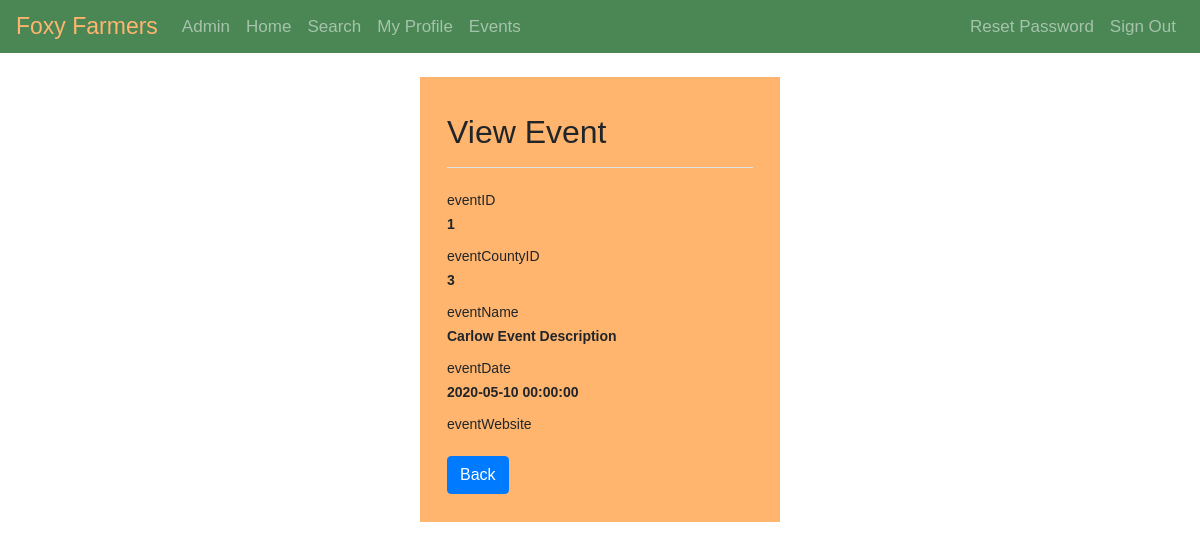
Page /pages/admin/events-read.php?eventID=1 (signed in) on the earlier database version.
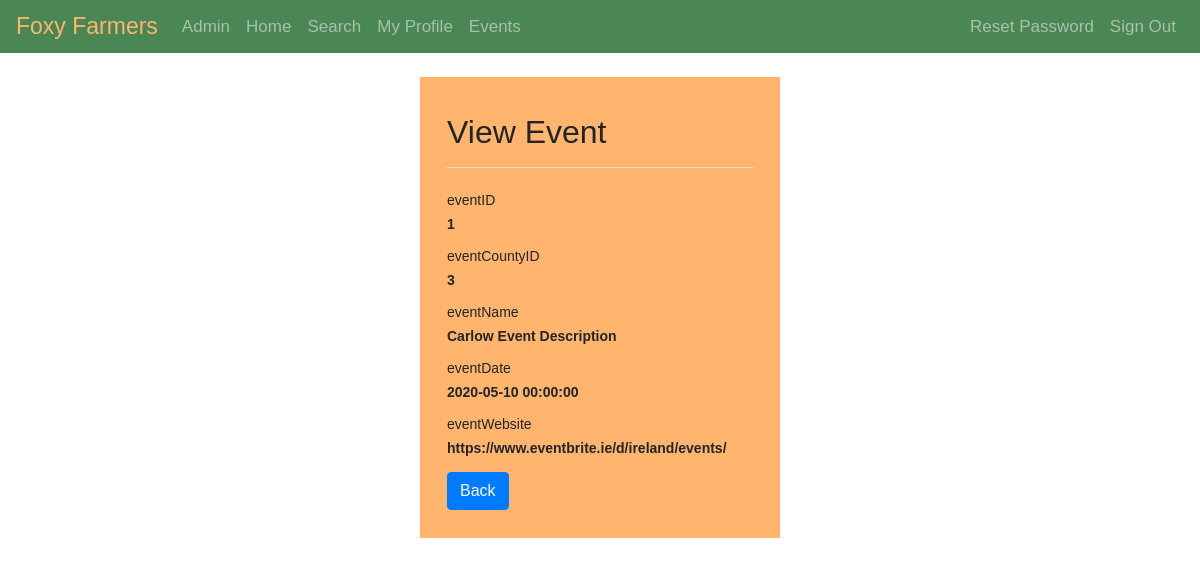
Same page on the later database version.
### tables this page shows
CREATE TABLE events (
  eventID INT NOT NULL,
  eventCountyID INT NOT NULL,
  eventName VARCHAR(128) NOT NULL,
  eventDate DATETIME, 
  eventWebsite VARCHAR(128) NULL DEFAULT "",
  eventPhoto VARCHAR(128) NOT NULL
);

### pages/admin/events-read.php (the view, shortened to what this page needs)
<?php
require_once "../../utilities/config.php";
if(isset($_GET["eventID"]) && !empty(trim($_GET["eventID"]))){
    $sql = "SELECT * FROM events WHERE eventID = ?";
    if($stmt = mysqli_prepare($link, $sql)){
        mysqli_stmt_bind_param($stmt, "i", $param_eventID);
        if(mysqli_stmt_execute($stmt)){
            $result = mysqli_stmt_get_result($stmt);
            if(mysqli_num_rows($result) == 1){
                $row = mysqli_fetch_array($result, MYSQLI_ASSOC);
            } else{
                header("location: admin-error.php");
                exit();
            }
        } else{
            echo "Oops! Something went wrong. Please try again later.";
        }
    }
} else{
    header("location: admin-error.php");
    exit();
}
?>
    <div class="wrapper wrapper-admin-narrow">
        <div class="container-fluid">
            <div class="row">
                <div class="col-md-12">
                    <div class="pb-2 mt-4 mb-4 border-bottom">
                        <h2>View Event</h2>
                    </div>
                    <div class="form-group">
                        <label>eventID</label>
                        <p class="form-control-static"><?php echo '<b>' . $row["eventID"] . '</b>' ; ?></p>
                    </div>
                    <div class="form-group">
                        <label>eventCountyID</label>
                        <p class="form-control-static"><?php echo '<b>' . $row["eventCountyID"] . '</b>' ; ?></p>
                    </div>
                    <div class="form-group">
                        <label>eventName</label>
                        <p class="form-control-static"><?php echo '<b>' . $row["eventName"] . '</b>' ; ?></p>
                    </div>
                    <div class="form-group">
                        <label>eventDate</label>
                        <p class="form-control-static"><?php echo '<b>' . $row["eventDate"] . '</b>' ; ?></p>
                    </div>
                    <div class="form-group">
                        <label>eventWebsite</label>
                        <p class="form-control-static"><?php echo '<b>' . $row["eventWebsite"] . '</b>' ; ?></p>
                    </div>
                    <p><a href="events-home.php" class="btn btn-primary">Back</a></p>
                </div>
            </div>
        </div>
    </div>

Differences in the rows shown:
changed events "Carlow Event Description": eventWebsite (not shown) → "https://www.eventbrite.ie/d/ireland/events/"
